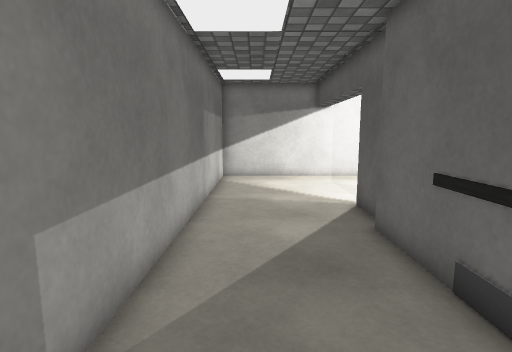
[1] (above)

16 first-person views from a walk through a Unity game level. The camera is 1.3 m above the floor, tilts 8° down and sees 80° across. The floor is counted in squares, 0.5 m on a side. Each view is taken from the middle of a square. On the plan, view 1 faces up. The plan holds only what a view shows up to about 20 squares ahead; the rest is blank. The place goes on beyond the plan. The player is left out. Some surface patterns are stand-ins.

[2]
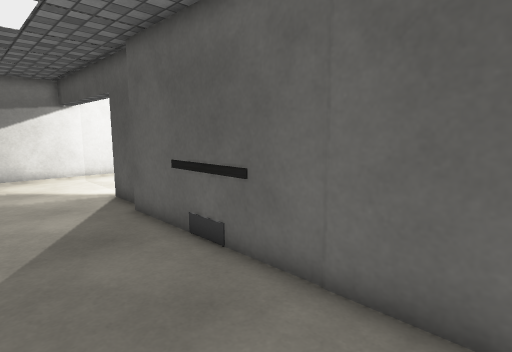

[3]
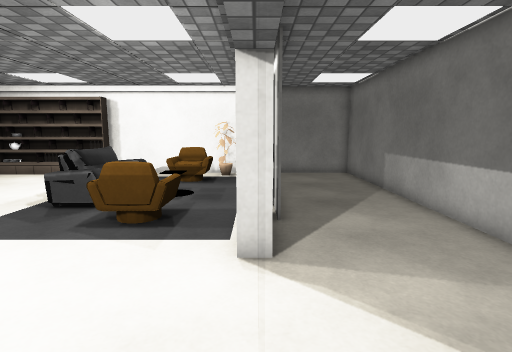

[4]
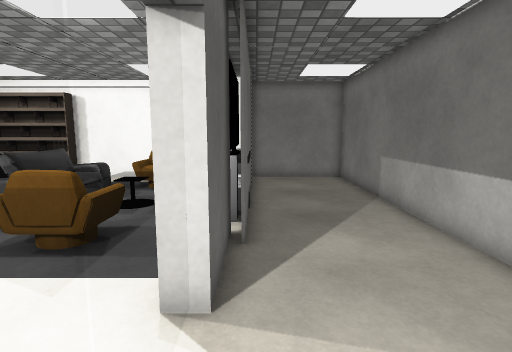

[5]
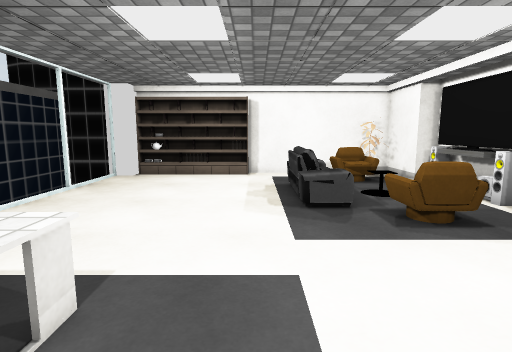

[6]
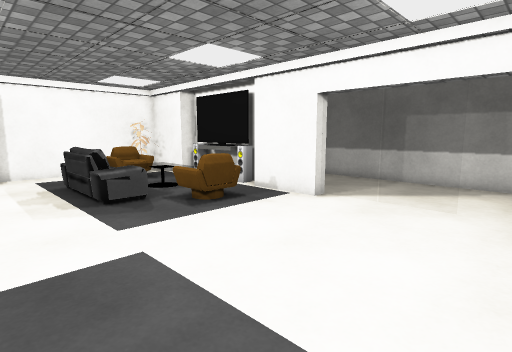

[7]
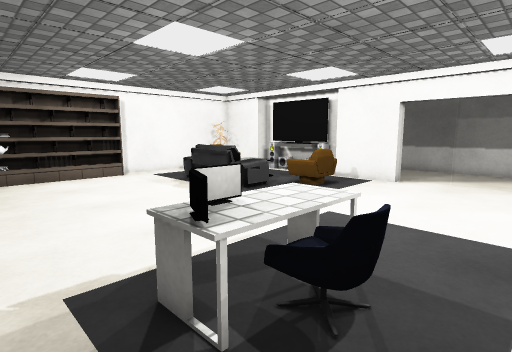

[8]
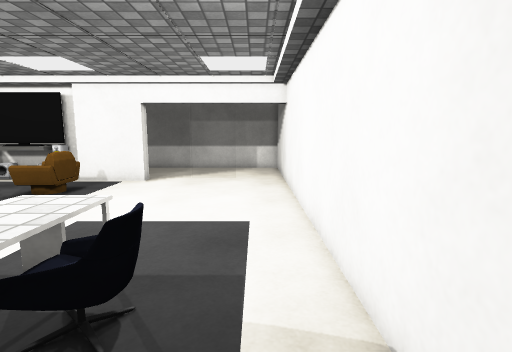

[9]
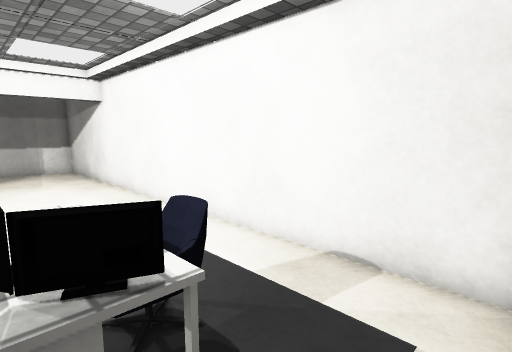

[10]
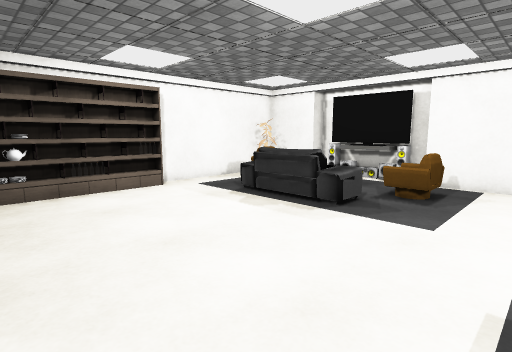

[11]
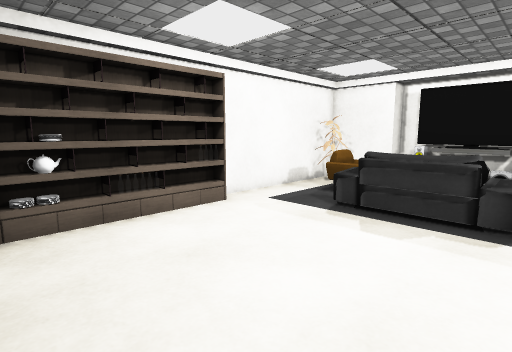

[12]
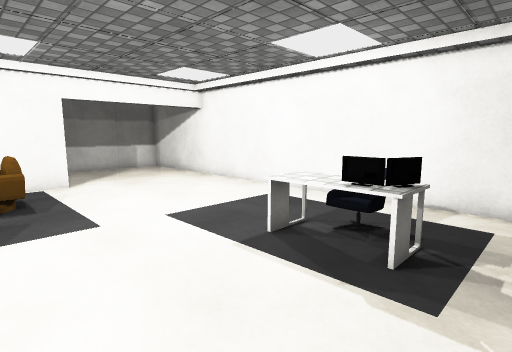

[13]
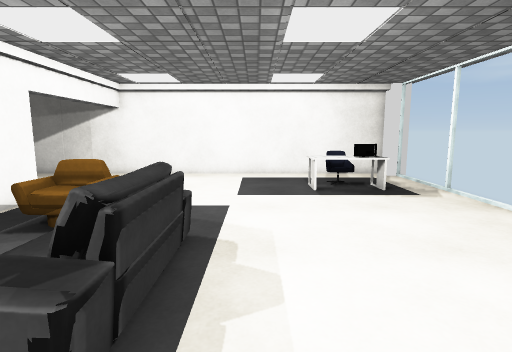

[14]
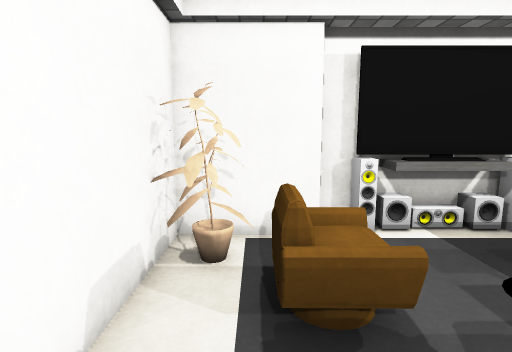

[15]
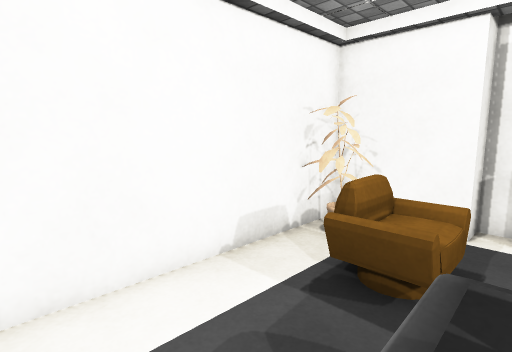

[16]
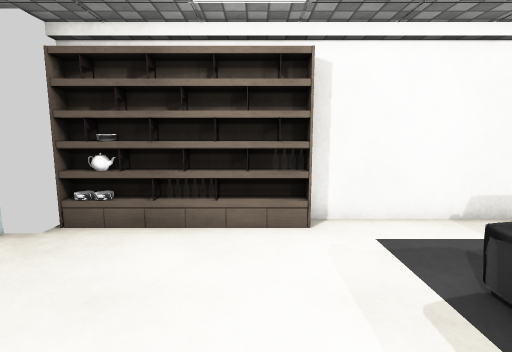

### Floor plan
Key: @ floor where view 1 was taken; # wall or solid block; . floor; = window, fence, low wall or low ledge; A armchair; B bookshelf; E desk; P pillar; O other object.
Columns run from 2 left of view 1 to 22 right of it. Each row starts with its distance up from view 1.
 19 ########################
 18 #......................##
 17 #.......................
 16 #.....=.................
 15 #.....=............AA...
 14 #.....=...........EEE#..
 13 #.....=...........EEEE..=
 12 #.....=.................
 11 #.....=.................
 10 #.....# ................
  9 #.....# .A#A............
  8 #....## A##A............
  7 #....###=# AAA..........
  6 #....#      #A..........
  5 #....#      ##..........
  4 #....#       #..........
  3 #....#      ##..........=
  2 #....#      #A..........
  1 #....# #=##AAA..........
  0 #.@..##  A#A............
 -1 #....## OAAA............
 -2 #....##OO.......BBBBBBBPP
 -3 ################BBBBBB#P

Positions as (right, up) in squares from view 1, and headings:
1: (0, 0), facing up
2: (-1, -2), facing up-right
3: (4, 17), facing down
4: (3, 15), facing down
5: (13, 17), facing down
6: (15, 18), facing down-left
7: (21, 17), facing down-left
8: (21, 17), facing left
9: (21, 13), facing up-left
10: (21, 12), facing down-left
11: (21, 7), facing down-left
12: (21, 7), facing up-left
13: (13, -1), facing up
14: (12, -1), facing left
15: (13, 2), facing down-left
16: (15, 6), facing down
